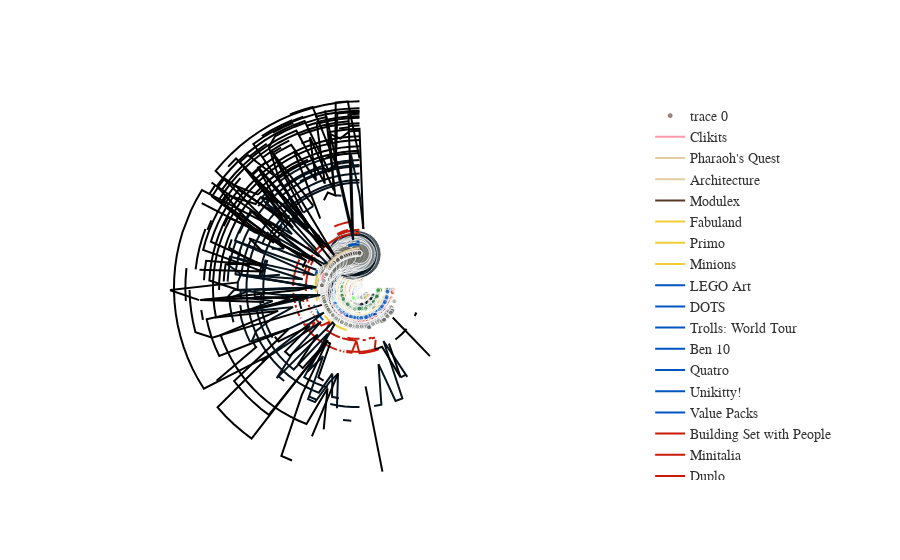

This figure's notebook cell:
### Code cell
#  Añadir una traza para cada tema
# for i, theme in enumerate([
#                            'Technic', 'Super Heroes DC', 'LEGO Ideas and CUUSOO', 
#                            'LEGO Art', 'DOTS', 'Unikitty!', 
#                            'Modulex', 
#                            'Star Wars', 'City', 'Creator',
#                            'Clikits', 
#                            'Universal Building Set', 'Make & Create', 'Duplo', 
#                            'Architecture', "Pharaoh's Quest",
#                            'Friends', 'Seasonal', 'System',
#                            'Fabuland', 'Minions', 'Primo'
#                            ]):
for i, theme in enumerate(lista['theme_name']):
    df_theme = df2[df2['theme_name'] == theme]  # Filtrar el dataframe para el tema actual
    # Escalar y desplazar los valores de r
    #r_values = df_theme['n_sets'] + i * r_offset
    r_values = df_theme['total_parts'] #+ i * r_offset

    color_value = df_theme['color'].iloc[0]
    fig.add_trace(go.Scatterpolar(
        r=r_values,        
        theta=df_theme['theta'],
        mode='lines',   
        line=dict(
            width=2, 
            dash='solid',
            color=color_value
            ),
        name=theme,             
        text=r_values, 
        hoverinfo='text',
        connectgaps=False
    ))
fig.show()
